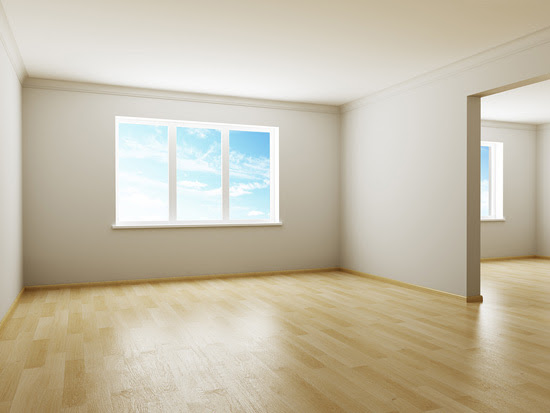
#> input picture Comp Vision/Image Parallelogram Delection/test/TestImage3c.jpg, 550 x 413 px
$ python main.py   (Python 2 division)   (older library calls are emulated)
#> lines starting #> are read from the running program, lines starting #| are printed output that depends on the picture; after the words box and inside, x2 and y2 are one past the last pixel; in counts of white or black regions, pixels touching at a corner belong together
### Comp Vision/Image Parallelogram Delection/operation.py
import numpy as np
import math

def print_item(input):
    print(input.shape[0], input.shape[1], input)

def cross(p1, p2, q1, q2):
    return (q2[1] - q1[1])*(p2[0] - p1[0]) - (q2[0] - q1[0])*(p2[1] - p1[1]);

# [6 lines left out: function cmp, not called in this run]


def rgb2gray(image_rgb):
    """
    Return the gray image from the rgb image.
    """
    r, g, b = image_rgb[:,:,0], image_rgb[:,:,1], image_rgb[:,:,2]
    image_gray = np.round(0.3 * r + 0.59 * g + 0.11 * b).astype(np.uint8)

    return image_gray

def getLength(startPoint,secondPoint):
    """
    Return the length between two points
    """
    v1x = secondPoint[0] - startPoint[0]
    v1y = secondPoint[1] - startPoint[1]
    lenv = math.sqrt(v1x*v1x + v1y*v1y)
    return lenv

def reorderPoints(corners, x, y):
    """
    Return reordered corners array
    And also delete the corners which is out of the image
    """
    reordered = []
    for i in range(len(corners)):
        flag = True
        for j in range(4):
            if corners[i][j][0] > x-5 or corners[i][j][0] < 0 or corners[i][j][1] > y-5 or corners[i][j][1] < 0:
                flag = False
                break
        if not flag:
            continue
        vectorArray = [np.array(corners[i][1]) - np.array(corners[i][0]),
                       np.array(corners[i][2]) - np.array(corners[i][0]),
                       np.array(corners[i][3]) - np.array(corners[i][0])]
        pointArray = [corners[i][0]]
        vectorArray.sort(cmp)
        for vec in vectorArray:
            pointArray.append([vec[0]+corners[i][0][0], vec[1]+corners[i][0][1]])
        reordered.append(pointArray)
    return reordered

# [22 lines left out: function getAngle, not called in this run]

def extended_boundary(input):
    """
    Make 3x3 tiled array. Central area is 'input',
    surrounding areas are reflected.
    """

    # Get a 3x3 tiles
    output = np.tile(input, (3, 3))

    rows = input.shape[0]
    cols = input.shape[1]


    # Left hand side and right hand side need to be flipped left-to-right.
    for i in range(3):
        output[i*rows:(i + 1)*rows, 0:cols] = \
            np.fliplr(output[i*rows:(i + 1)*rows, 0:cols])
        output[i*rows:(i + 1)*rows, -cols:] = \
            np.fliplr(output[i*rows:(i + 1)*rows, -cols:])

    # Top and bottom row need to be flipped up-to-down
    for i in range(3):
        output[0:rows, i*cols:(i + 1)*cols] = \
            np.flipud(output[0:rows, i*cols:(i + 1)*cols])
        output[-rows:, i*cols:(i + 1)*cols] = \
            np.flipud(output[-rows:, i*cols:(i + 1)*cols])

    # The central array shouldn't be changed.
    assert(np.array_equal(input, output[rows:2*rows, cols:2*cols]))

    # All sides of the middle array should be the same as those bordering them.
    # Check this starting at the top and going around clockwise. This can be
    # visually checked by plotting the 'output' array.
    assert(np.array_equal(input[0, :],  output[rows-1, cols:2*cols]))
    assert(np.array_equal(input[:, -1], output[rows:2*rows, 2*cols]))
    assert(np.array_equal(input[-1, :], output[2*rows, cols:2*cols]))
    assert(np.array_equal(input[:, 0],  output[rows:2*rows, cols-1]))

    return output

def convolve(input, weights):
    """
    2 dimensional convolution.
    """

    assert(len(input.shape) == 2)
    assert(len(weights.shape) == 2)

    output = np.copy(input)
    tiled_input = extended_boundary(input)

    rows = input.shape[0]
    cols = input.shape[1]

    # Stands for half weights row.
    hw_row = int(weights.shape[0] / 2)
    hw_col = int(weights.shape[1] / 2)

    # Now do convolution on central array.
    # Iterate over tiled_input.
    for i, io in zip(range(rows, rows*2), range(rows)):
        for j, jo in zip(range(cols, cols*2), range(cols)):
            # The current central pixel is at (i, j)

            average = 0.0

            # Find the part of the tiled_input array that overlaps with the
            # weights array.
            overlapping = tiled_input[i - hw_row:i + hw_row + 1, j - hw_col:j + hw_col + 1]
            assert(overlapping.shape == weights.shape)

            tmp_weights = weights
            merged = tmp_weights[:] * overlapping
            average = np.sum(merged)

            # Set new output value.
            output[io, jo] = average

    return output

### Comp Vision/Image Parallelogram Delection/edgedetector.py
import cv2
import numpy as np
import matplotlib.pyplot as plt    #Used for plotting
import matplotlib.image as mpimg   #Used for image read
import operation


# [17 lines left out: function sobel, not called in this run]


def CannyEdgeDetector(img, lowThreshold = 31, highThreshold = 91):
    img = np.array(img, dtype=float) #Convert to float to prevent clipping values

    #Use sobel operators to get horizontal and vertical gradients
    #from scipy.ndimage.filters import convolve
    #sobelx = convolve(img,[[-1,0,1],[-2,0,2],[-1,0,1]])
    #sobely = convolve(img,[[1,2,1],[0,0,0],[-1,-2,-1]])
    sobelx = operation.convolve(img,np.array([[-1,0,1],[-2,0,2],[-1,0,1]]))
    sobely = operation.convolve(img,np.array([[1,2,1],[0,0,0],[-1,-2,-1]]))

    #Get gradient and direction
    grad = np.power(np.power(sobelx, 2.0) + np.power(sobely, 2.0), 0.5)
    theta = np.arctan2(sobely, sobelx)
    #thetaQ = (np.round(theta * (4.0 / np.pi)) + 4) % 4
    thetaQ = (np.round(theta * (5.0 / np.pi)) + 5) % 5

    #Non-maximum suppression
    lenx, leny = img.shape
    gradSup = grad.copy()
    for r in range(lenx):
        for c in range(leny):
            #Suppress pixels at the image edge
            if r == 0 or r == lenx-1 or c == 0 or c == leny - 1:
                gradSup[r, c] = 0
                continue
            tq = thetaQ[r, c] % 4

            if tq == 0:
                if grad[r, c] <= grad[r, c-1] or grad[r, c] <= grad[r, c+1]:
                    gradSup[r, c] = 0
            elif tq == 1:
                if grad[r, c] <= grad[r-1, c+1] or grad[r, c] <= grad[r+1, c-1]:
                    gradSup[r, c] = 0
            elif tq == 2:
                if grad[r, c] <= grad[r-1, c] or grad[r, c] <= grad[r+1, c]:
                    gradSup[r, c] = 0
            elif tq == 3:
                if grad[r, c] <= grad[r-1, c-1] or grad[r, c] <= grad[r+1, c+1]:
                    gradSup[r, c] = 0

    #Double threshold
    strongEdges = (gradSup > highThreshold)

    #Strong has value 2, weak has value 1
    thresholdedEdges = np.array(strongEdges, dtype=np.uint8) + (gradSup > lowThreshold)

    #Tracing edges with hysteresis
    #Find weak edge pixels near strong edge pixels
    finalEdges = strongEdges.copy()
    currentPixels = []
    for r in range(1, lenx-1):
        for c in range(1, leny-1):
            if thresholdedEdges[r, c] != 1:
                continue #Not a weak pixel

            #Get 3x3 patch
            localPatch = thresholdedEdges[r-1:r+2,c-1:c+2]
            patchMax = localPatch.max()
            if patchMax == 2:
                currentPixels.append((r, c))
                finalEdges[r, c] = 1

    #Extend strong edges based on current pixels
    while len(currentPixels) > 0:
        newPix = []
        for r, c in currentPixels:
            for dr in range(-1, 2):
                for dc in range(-1, 2):
                    if dr == 0 and dc == 0: continue
                    r2 = r+dr
                    c2 = c+dc
                    if thresholdedEdges[r2, c2] == 1 and finalEdges[r2, c2] == 0:
                        #Copy this weak pixel to final result
                        newPix.append((r2, c2))
                        finalEdges[r2, c2] = 1
        currentPixels = newPix

    gradthr = grad
    lenx, leny = gradthr.shape
    for i in range(lenx):
        for j in range(leny):
            if gradthr[i, j] > lowThreshold:
                gradthr[i, j] = 255
            else:
                gradthr[i, j] = 0
    return gradthr, finalEdges

### Comp Vision/Image Parallelogram Delection/hough.py
import matplotlib.pyplot as plt
import numpy as np
import operation
import math

def houghLines(edged,rho_step,theta_step,thresholdVotes,filterMultiple,thresholdPixels=0):
    rows, columns = edged.shape
    theta = np.linspace(-90.0, 0.0, np.ceil(90.0/theta_step) + 1.0)
    theta = np.concatenate((theta, -theta[len(theta)-2::-1]))
    theta = theta*np.pi/180.0

    diagonal = np.sqrt((rows - 1)**2 + (columns - 1)**2)
    q = np.ceil(diagonal/rho_step)
    nrho = 2*q + 1
    rho = np.linspace(-q*rho_step, q*rho_step, nrho)
    # defining empty Matrix in Hough space, where x is for theta and y is x*cos(theta)+y*sin(theta)
    houghMatrix = np.zeros((len(rho), len(theta)))

    # Here we populate houghMatrix
    y_idxs, x_idxs = np.nonzero(edged > thresholdPixels)  # (row, col) indexes to edges
    #print(len(x_idxs))
    print("take ", len(x_idxs)*len(theta)*int(math.log(len(rho), 2)))
    cos_t = np.cos(theta)
    sin_t = np.sin(theta)
    for i in range(len(x_idxs)):
        colId = x_idxs[i]
        rowId = y_idxs[i]
        for thId in range(len(theta)):
            rhoVal = colId*cos_t[thId] + rowId*sin_t[thId]
            rhoId = np.searchsorted(rho, rhoVal)
            if rhoId != 0 and rho[rhoId] + rho[rhoId-1] > rhoVal*2:
                rhoId -= 1
            houghMatrix[rhoId, thId] += 1

    # cluster and filter multiple dots in Houghs plane
    if filterMultiple > 0:
        clusterDiameter = filterMultiple
        lineValue = np.transpose(np.array(np.nonzero(houghMatrix>thresholdVotes)))
        filterTable = {}
        totalArray = []
        print(len(lineValue))
        for i in range(len(lineValue)):
            if i in filterTable:
                continue
            tempArray = [i]
            for j in range (i+1, len(lineValue)):
                if j in filterTable:
                    continue
                for k in range(len(tempArray)):
                    if operation.getLength(lineValue[tempArray[k]],lineValue[j])<clusterDiameter:
                        filterTable[j] = 1
                        tempArray.append(j)
                        break
            totalArray.append(tempArray)

        # leave the highest value in each cluster
        for i in range(len(totalArray)):
            ii = i
            jj = 0
            highest = houghMatrix[lineValue[totalArray[i][0]][0],lineValue[totalArray[i][0]][1]]
            for j in range(1, len(totalArray[i])):
                if houghMatrix[lineValue[totalArray[i][j]][0],lineValue[totalArray[i][j]][1]] > highest:
                    highest = houghMatrix[lineValue[totalArray[i][j]][0],lineValue[totalArray[i][j]][1]]
                    houghMatrix[lineValue[totalArray[ii][jj]][0],lineValue[totalArray[ii][jj]][1]] = 0
                    ii = i
                    jj = j
                else:
                    houghMatrix[lineValue[totalArray[i][j]][0],lineValue[totalArray[i][j]][1]] = 0

    return (np.where(houghMatrix>thresholdVotes)[0]-q)*rho_step, theta[np.where(houghMatrix>thresholdVotes)[1]]


# [20 lines left out: function plotHoughLines, not called in this run]


### Comp Vision/Image Parallelogram Delection/blur.py
from operation import convolve
import numpy as np

# [7 lines left out: function blurImage, not called in this run]

def gaussian_kernel(sigma, truncate=4.0):
    """
    Return Gaussian that truncates at the given number of standard deviations.
    Make sure the kernel size be odd.
    """

    sigma = float(sigma)
    radius = int((truncate * sigma + 0.5)/2)
    # print(radius+radius+1)
    x, y = np.mgrid[-radius:radius+1, -radius:radius+1]
    sigma = sigma**2

    k = 2*np.exp(-0.5 * (x**2 + y**2) / sigma)

    k = k / np.sum(k)
    return k

def gaussianblur(input, sigma=1, ksize=-1):
    """
    Return Image convolved with Gaussian Filter.
    :sigma: guassian standard deviations
    :ksize: the size of guassian kernel
    """
    return convolve(input, gaussian_kernel(sigma)) if ksize == -1 else convolve(input, gaussian_kernel(sigma, 2*ksize/sigma))

### Comp Vision/Image Parallelogram Delection/main.py
import time
begintime = time.clock()
starttime = time.clock()

import matplotlib.pyplot as plt    #Used for plotting
import matplotlib.image as mpimg   #Used for image read
import cv2                         #Used for Canny only!
import numpy as np                 #Basic calculations library

import hough
import operation
import edgedetector
import blur

import pickle

endtime = time.clock()
print "import %f\n" % (endtime - starttime)
starttime = endtime

image_rgb = mpimg.imread('test/TestImage3c.jpg')    #Reading image to array
#> image_rgb is the input picture: shape (413, 550, 3); mean R, G, B 197.5, 189.1, 169.3
image_gray = operation.rgb2gray(image_rgb)               #Converting rgb to gray
image_gray = blur.gaussianblur(image_gray, sigma=0.6)               #Smooth the image using Gaussian Filter
#image_gray = blur.blurImage(image_gray)                 #Smooth the image using Mean Filter
#image_gray =  cv2.GaussianBlur(image_gray,(5,5),0)

endtime = time.clock()
print "blur %f\n" % (endtime - starttime)
starttime = endtime

##Save smoothed picture to jpg
fig, ax1 = plt.subplots(ncols=1, nrows=1, figsize=(8, 4))
ax1.set_axis_off()
ax1.imshow(image_gray, cmap="bone")
fig.savefig("tmp/smooth.jpg")

# edged = cv2.Canny(image_gray, 30, 65)                   #Finding edges, This is the only place we use OpenCV
# edged = edgedetector.sobel(image_gray, 300)
grad, edged = edgedetector.CannyEdgeDetector(image_gray, 35, 65)
#> after the loop in convolve (call 2), `for i, io in zip(range(rows, rows*2), range(rows)):`:
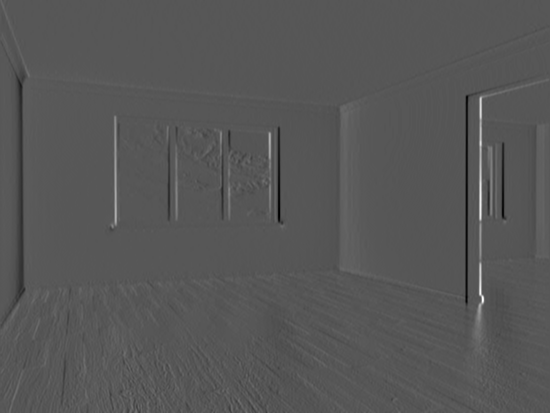
#> output: shape (413, 550) float64; min -268, max 515, mean -0.2; drawn with min black and max white
#> after the loop in convolve (call 3), `for i, io in zip(range(rows, rows*2), range(rows)):`:
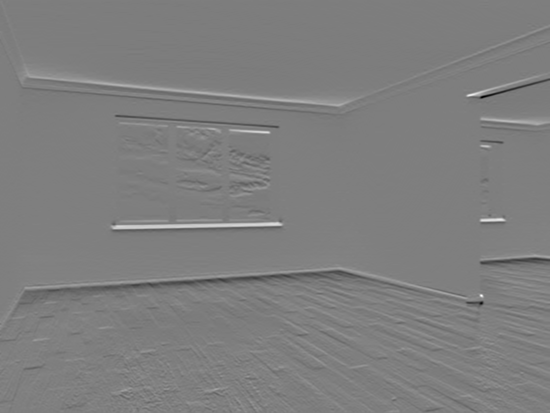
#> output: shape (413, 550) float64; min -371, max 377, mean 0.8; drawn with min black and max white
#> after the loop in CannyEdgeDetector, `for r in range(1, lenx-1):`:
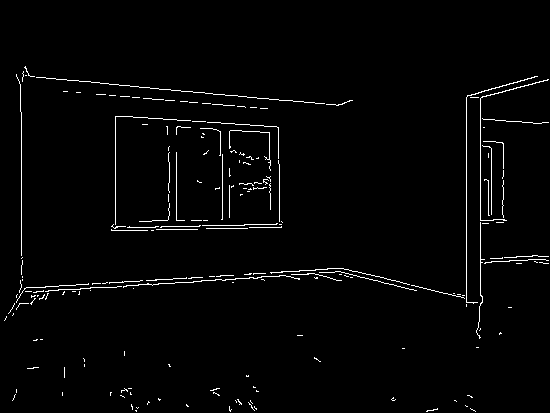
#> finalEdges: shape (413, 550) bool; 2% white in thin lines or dots, all inside (x1, y1, x2, y2) = (4, 66, 549, 412)
#> after the loop in CannyEdgeDetector, `for r in range(1, lenx-1):`: currentPixels = 369 pairs, first value 66 to 411, second value 4 to 537
#> the loop in CannyEdgeDetector, `while len(currentPixels) > 0:` made 70 passes
#> currentPixels on passes 16 to 22: [(110, 283), (123, 126), (128, 500), (221, 123), (373, 21)], [(110, 284), (123, 125), (128, 501), (221, 122)], [(110, 285), (123, 124), (128, 502), (221, 121)], [(110, 286), (123, 123), (128, 503)], [(110, 287), (123, 122), (128, 504)], [(110, 288), (123, 121), (128, 505)], [(110, 289), (123, 120), (129, 506)]
#> after the loop in CannyEdgeDetector, `while len(currentPixels) > 0:`:
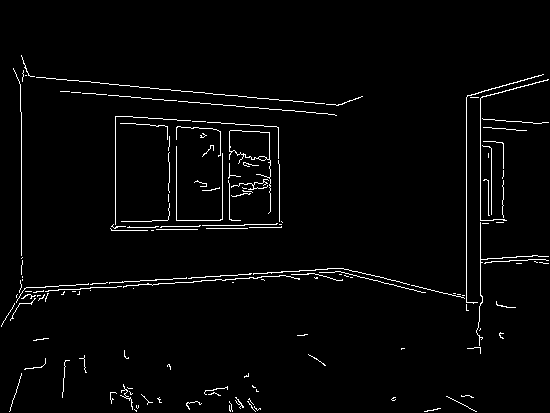
#> finalEdges: shape (413, 550) bool; 2.4% white in thin lines or dots, all inside (x1, y1, x2, y2) = (1, 55, 549, 412)
#> after the loop in CannyEdgeDetector, `for i in range(lenx):`:
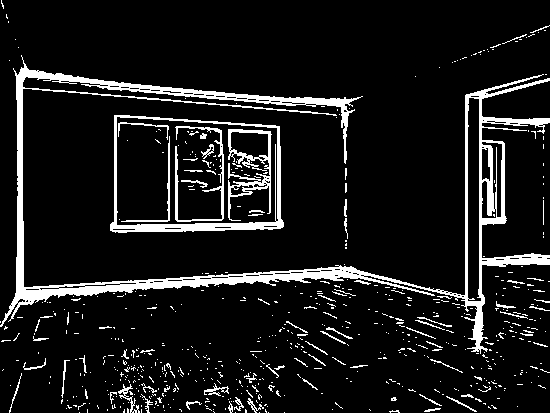
#> gradthr: shape (413, 550) float64; 9.9% white; 639 white regions (568 under 20 px), largest, box (x1, y1, x2, y2) and area: (0, 55, 550, 354) 13096, (110, 115, 284, 233) 2418, (228, 129, 272, 221) 1155

#Sometimes images have unnecessary lines at the edges
#and we don't whant to find them
#Zero out the border 5px
borderLen = 5                         #The width to zero out the borders, counted in pixels
lenx, leny = edged.shape

edged[0:borderLen,0:leny] = 0
edged[lenx-borderLen:lenx,0:leny] = 0
#> edged: shape (413, 550) bool; 2.4% white in thin lines or dots, all inside (x1, y1, x2, y2) = (1, 55, 549, 408)
edged[0:lenx,0:borderLen] = 0
#> edged: shape (413, 550) bool; 2.4% white in thin lines or dots, all inside (x1, y1, x2, y2) = (5, 55, 549, 408)
edged[0:lenx,leny-borderLen:leny] = 0
#> edged: shape (413, 550) bool; 2.4% white in thin lines or dots, all inside (x1, y1, x2, y2) = (5, 55, 545, 408)

plt.imshow(grad)
plt.imshow(edged)                     #Take a look at the edged picture

fig, ax1 = plt.subplots(ncols=1, nrows=1, figsize=(8, 4))
ax1.set_axis_off()
ax1.imshow(edged, cmap="bone")
fig.savefig("tmp/parallelograms_edged.jpg")

fig, ax1 = plt.subplots(ncols=1, nrows=1, figsize=(8, 4))
ax1.set_axis_off()
ax1.imshow(grad, cmap="bone")
fig.savefig("tmp/parallelograms_grad.jpg")

endtime = time.clock()
print "edge %f\n" % (endtime - starttime)
starttime = endtime

rho,theta = hough.houghLines(edged,
                                       rho_step=1,
                                       theta_step=1,
                                       thresholdVotes=50,
                                       filterMultiple=7,
                                       thresholdPixels=0)
#> in houghLines, `y_idxs, x_idxs = np.nonzero(edged > thresholdPixels)`: y_idxs = 5467 values from 55 to 407; x_idxs = 5467 values, max 544 at index 130, min 5 at index 4862, mean 260.9
#| take  9895270
#> the loop in houghLines, `for i in range(len(x_idxs)):` made 5467 passes
#> (colId, rowId) on passes 1 to 3: (21, 55), (21, 56), (22, 57)
#> after the loop in houghLines, `for i in range(len(x_idxs)):`:
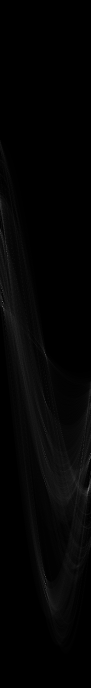
#> houghMatrix: shape (1375, 181) float64 (shown at 1/2 size); min 0, max 215, mean 4
#> in houghLines, `lineValue = np.transpose(np.array(np.nonzero(houghMatrix>thresholdVote..`: lineValue = 219 pairs, first value 400 to 1193, second value 0 to 180
#| 219
#> the loop in houghLines, `for i in range(len(lineValue)):` made 219 passes
#> the loop in houghLines, `for i in range(len(totalArray)):` made 19 passes
#> after the loop in houghLines, `for i in range(len(totalArray)):`:
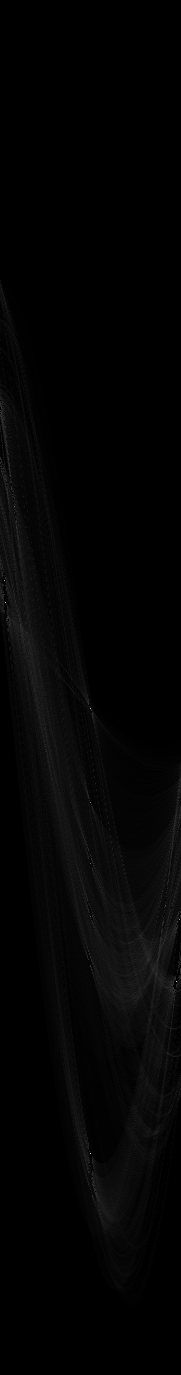
#> houghMatrix: shape (1375, 181) float64; 0.08% of pixels changed, all inside (x1, y1, x2, y2) = (0, 400, 181, 1194)


#hough.plotHoughLines(rho,theta,image_rgb)

endtime = time.clock()
print "hough %f\n" % (endtime - starttime)
starttime = endtime

#Parameters for finding parallel lines
difference = np.pi/90
differenceRho = 5

#find parallel pairs
accumParallel=[]
for i in range(len(theta)):
    for j in range(i+1, len(theta)):
        if abs(theta[i] - theta[j]) - np.around(abs(theta[i] - theta[j])/np.pi)*np.pi < 2.5*difference \
            and abs(rho[i] - rho[j]) > differenceRho:
            accumParallel.append([i,j])
#> this loop made 19 passes

print("accumParallel", len(accumParallel))
#| accumParallel 67

fourLines = []

#find perpendicular pairs for parallel pairs
for i in range(len(accumParallel)):
    for j in range(i+1, len(accumParallel)):
        if (abs(theta[accumParallel[j][0]] - theta[accumParallel[i][0]]) > 10*difference) \
            and (abs(theta[accumParallel[j][0]] - theta[accumParallel[i][1]]) > 10*difference) \
            and (abs(theta[accumParallel[j][1]] - theta[accumParallel[i][0]]) > 10*difference) \
            and (abs(theta[accumParallel[j][1]] - theta[accumParallel[i][1]]) > 10*difference):
            fourLines.append(np.concatenate([accumParallel[i],accumParallel[j]]))
#> this loop made 67 passes

print("fourLines ", len(fourLines))
#| fourLines  975


#solve 4 of equations for 4 corners
#rho_j = x cos(theta_j) + y sin(theta_j)
#rho_k = x cos(theta_k) + y sin(theta_k)
corners = []
for quads in range(len(fourLines)):
    cornersTemp = []
    for lines in range(4):
        if lines <= 1:
            linesi = lines
            nexti = 2
        elif lines == 2:
            linesi = 0
            nexti = 3
        else:
            linesi = 1
            nexti = 1
        b = np.array([rho[fourLines[quads][linesi]],rho[fourLines[quads][linesi+nexti]]])
        a = np.array([[np.cos(theta[fourLines[quads][linesi]]),
                     np.sin(theta[fourLines[quads][linesi]])],
                    [np.cos(theta[fourLines[quads][linesi+nexti]]),
                     np.sin(theta[fourLines[quads][linesi+nexti]])]])
        ans = np.linalg.solve(a, b)
        cornersTemp.append([int(ans[0]),int(ans[1])])
    corners.append(cornersTemp)

#reorder corners
corners = operation.reorderPoints(corners, edged.shape[1], edged.shape[0])
#> the loop in reorderPoints, `for i in range(len(corners)):` made 1 pass
#> (the run stopped early here; a loop or call above may not have finished)
